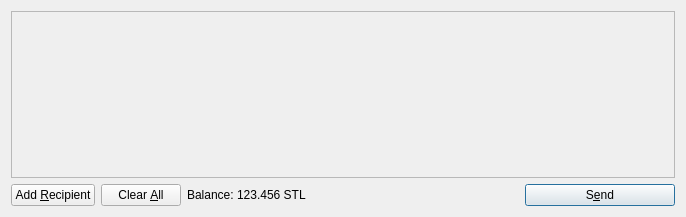
<?xml version="1.0" encoding="UTF-8"?>
<ui version="4.0">
 <class>SendCoinsDialog</class>
 <widget class="QDialog" name="SendCoinsDialog">
  <property name="geometry">
   <rect>
    <x>0</x>
    <y>0</y>
    <width>686</width>
    <height>217</height>
   </rect>
  </property>
  <property name="windowTitle">
   <string>Send Coins</string>
  </property>
  <layout class="QVBoxLayout" name="verticalLayout">
   <item>
    <widget class="QScrollArea" name="scrollArea">
     <property name="widgetResizable">
      <bool>true</bool>
     </property>
     <widget class="QWidget" name="scrollAreaWidgetContents">
      <property name="geometry">
       <rect>
        <x>0</x>
        <y>0</y>
        <width>666</width>
        <height>165</height>
       </rect>
      </property>
      <layout class="QVBoxLayout" name="verticalLayout_2">
       <property name="margin">
        <number>0</number>
       </property>
       <item>
        <layout class="QVBoxLayout" name="entries">
         <property name="spacing">
          <number>6</number>
         </property>
        </layout>
       </item>
       <item>
        <spacer name="verticalSpacer">
         <property name="orientation">
          <enum>Qt::Vertical</enum>
         </property>
         <property name="sizeHint" stdset="0">
          <size>
           <width>20</width>
           <height>40</height>
          </size>
         </property>
        </spacer>
       </item>
      </layout>
     </widget>
    </widget>
   </item>
   <item>
    <layout class="QHBoxLayout" name="horizontalLayout">
     <item>
      <widget class="QPushButton" name="addButton">
       <property name="toolTip">
        <string>Send to multiple recipients at once</string>
       </property>
       <property name="text">
        <string>Add &amp;Recipient</string>
       </property>
       <property name="icon">
        <iconset resource="../bitcoin.qrc">
         <normaloff>:/icons/add</normaloff>:/icons/add</iconset>
       </property>
       <property name="autoDefault">
        <bool>false</bool>
       </property>
      </widget>
     </item>
     <item>
      <widget class="QPushButton" name="clearButton">
       <property name="sizePolicy">
        <sizepolicy hsizetype="Minimum" vsizetype="Fixed">
         <horstretch>0</horstretch>
         <verstretch>0</verstretch>
        </sizepolicy>
       </property>
       <property name="toolTip">
        <string>Remove all transaction fields</string>
       </property>
       <property name="text">
        <string>Clear &amp;All</string>
       </property>
       <property name="icon">
        <iconset resource="../bitcoin.qrc">
         <normaloff>:/icons/remove</normaloff>:/icons/remove</iconset>
       </property>
       <property name="autoRepeatDelay">
        <number>300</number>
       </property>
       <property name="autoDefault">
        <bool>false</bool>
       </property>
      </widget>
     </item>
     <item>
      <layout class="QHBoxLayout" name="horizontalLayout_2">
       <property name="spacing">
        <number>3</number>
       </property>
       <item>
        <widget class="QLabel" name="label">
         <property name="text">
          <string>Balance:</string>
         </property>
        </widget>
       </item>
       <item>
        <widget class="QLabel" name="labelBalance">
         <property name="cursor">
          <cursorShape>IBeamCursor</cursorShape>
         </property>
         <property name="text">
          <string>123.456 STL</string>
         </property>
         <property name="textInteractionFlags">
          <set>Qt::LinksAccessibleByMouse|Qt::TextSelectableByKeyboard|Qt::TextSelectableByMouse</set>
         </property>
        </widget>
       </item>
      </layout>
     </item>
     <item>
      <spacer name="horizontalSpacer">
       <property name="orientation">
        <enum>Qt::Horizontal</enum>
       </property>
       <property name="sizeHint" stdset="0">
        <size>
         <width>40</width>
         <height>20</height>
        </size>
       </property>
      </spacer>
     </item>
     <item>
      <widget class="QPushButton" name="sendButton">
       <property name="minimumSize">
        <size>
         <width>150</width>
         <height>0</height>
        </size>
       </property>
       <property name="toolTip">
        <string>Confirm the send action</string>
       </property>
       <property name="text">
        <string>S&amp;end</string>
       </property>
       <property name="icon">
        <iconset resource="../bitcoin.qrc">
         <normaloff>:/icons/send</normaloff>:/icons/send</iconset>
       </property>
       <property name="default">
        <bool>true</bool>
       </property>
      </widget>
     </item>
    </layout>
   </item>
  </layout>
 </widget>
 <resources>
  <include location="../bitcoin.qrc"/>
 </resources>
 <connections/>
</ui>
